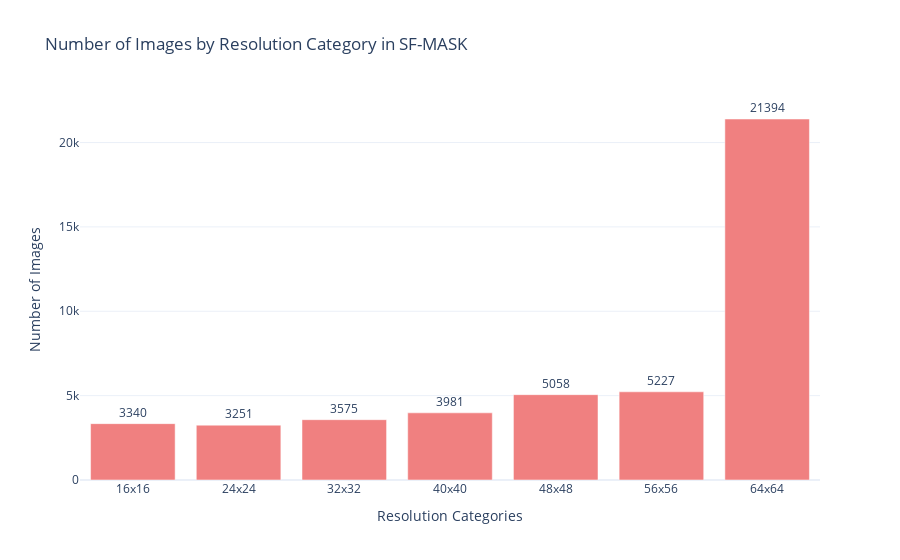

Here is the notebook cell this chart was saved with:
### Code cell
import os
from PIL import Image
import plotly.graph_objects as go
from collections import Counter

def get_category_for_resolution(width, height, categories):
    max_dim = max(width, height)
    for category in categories:
        cat_width, cat_height = map(int, category.split('x'))
        if max_dim <= cat_width:
            return category
    return categories[-1]  # If the resolution exceeds the largest category, assign it to the last category

def count_images_by_resolution(dataset_path, categories):
    resolution_counts = Counter()
    for root, _, files in os.walk(dataset_path):
        for file in files:
            if file.lower().endswith(('png', 'jpg', 'jpeg', 'bmp', 'tiff')):
                file_path = os.path.join(root, file)
                try:
                    with Image.open(file_path) as img:
                        width, height = img.size
                        category = get_category_for_resolution(width, height, categories)
                        resolution_counts[category] += 1
                except Exception as e:
                    print(f"Error with the file {file_path}: {e}")
    return resolution_counts

dataset_path = 'SF-MASK'

categories = ["16x16", "24x24", "32x32", "40x40", "48x48", "56x56", "64x64"]
resolutions = count_images_by_resolution(dataset_path, categories)
counts = [resolutions[category] for category in categories]

# Create the Plotly chart
fig = go.Figure()

fig.add_trace(go.Bar(
    x=categories,
    y=counts,
    marker_color='lightcoral',  # Changed bar color to light coral
    text=counts,
    textposition='outside',
    name='Number of Images'
))

fig.update_layout(
    title="Number of Images by Resolution Category in SF-MASK",
    xaxis_title="Resolution Categories",
    yaxis_title="Number of Images",
    template='plotly_white',
    yaxis=dict(showgrid=True),
)

# Display the chart
fig.show()

### Figure 1 — Plotly figure (JSON) as saved in the notebook; plotly's stock layout.template omitted (floating-point values rounded to 4 significant figures)
{"data": [{"marker": {"color": "lightcoral"}, "name": "Number of Images", "text": ["3340", "3251", "3575", "3981", "5058", "5227", "21394"], "textposition": "outside", "type": "bar", "x": ["16x16", "24x24", "32x32", "40x40", "48x48", "56x56", "64x64"], "y": [3340, 3251, 3575, 3981, 5058, 5227, 21394]}], "layout": {"title": {"text": "Number of Images by Resolution Category in SF-MASK"}, "xaxis": {"title": {"text": "Resolution Categories"}}, "yaxis": {"showgrid": true, "title": {"text": "Number of Images"}}}}
